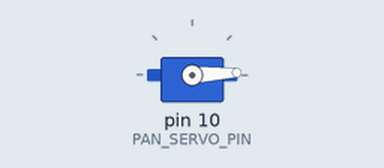
A sketch run on a simulated Arduino Uno, built with avr-gcc and run on an emulated ATmega328P. On the bench: servo.

Above: at 0.05 s.
At 2.0 s:
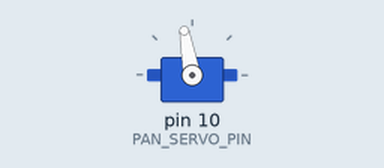
At 3.95 s:
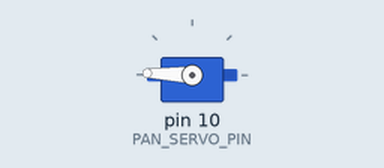
At 7.85 s:
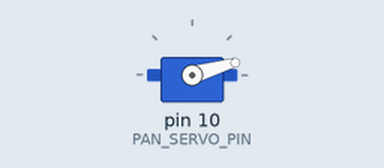
Timing chart, 0 to 11.9 s (numbered marks = the images above):
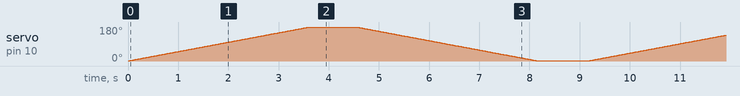

The sketch:

servo_test_codefinder.ino
```cpp
// ------------------------------------------------------------------------------
// This code shows how to control two servos of the "pan-tilt-construction kit"
// available on eBay (see http://www.ebay.de/itm/161296853624).
// For connecting high power (or simply many) servos to the Arduino, see also:
// http://rcarduino.blogspot.de/2012/04/servo-problems-with-arduino-part-1.html
// ------------------------------------------------------------------------------
// Created by CodeFinder on 30th of December 2014.
#include <Servo.h>


#define min(a,b) ((a) < (b) ? (a) : (b))
#define max(a,b) ((a) > (b) ? (a) : (b))

Servo panServo, tiltServo;

#define PAN_SERVO_PIN   10 // "rotation"
//#define TILT_SERVO_PIN  6 // "moving up and down"

// Servo- / application-specific constants:
#define MOTION_DELAY       20
#define MIN_ANGLE_PAN       1
#define MAX_ANGLE_PAN     178
#define MIN_ANGLE_TILT      1
#define MAX_ANGLE_TILT    129
// With respect to the product (see above), these angles depend on how the kit is
// actually being assembled. You may need to adapt these values appropriately.

void setup()
{
	panServo.attach(PAN_SERVO_PIN);
//	tiltServo.attach(TILT_SERVO_PIN);
}

void loop()
{
	static const uint16_t MIN_ANGLE = min(MIN_ANGLE_PAN, MIN_ANGLE_TILT);
	static const uint16_t MAX_ANGLE = max(MAX_ANGLE_PAN, MAX_ANGLE_TILT);

	for (int i = MIN_ANGLE; i <= MAX_ANGLE; ++i) {
		panServo.write(map(i, MIN_ANGLE, MAX_ANGLE, MIN_ANGLE_PAN,  MAX_ANGLE_PAN));
//		tiltServo.write(map(i, MIN_ANGLE, MAX_ANGLE, MIN_ANGLE_TILT,  MAX_ANGLE_TILT));
		delay(MOTION_DELAY);
	}
	delay(1000);
	for (int i = MAX_ANGLE; i >= MIN_ANGLE; --i) {
		panServo.write(map(i, MIN_ANGLE, MAX_ANGLE, MIN_ANGLE_PAN,  MAX_ANGLE_PAN));
//		tiltServo.write(map(i, MIN_ANGLE, MAX_ANGLE, MIN_ANGLE_TILT,  MAX_ANGLE_TILT));
		delay(MOTION_DELAY);
	}
	delay(1000);
}
```
